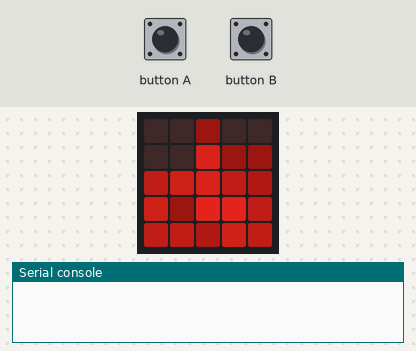
Simulated run of this program. Board: BBC micro:bit running MicroPython. Shown: the board's 5×5 LED display, the last lines printed to the serial console. Inputs (shaded band) come from the test bench. Dim RGB values are drawn brighter than linear; random numbers come from a fixed seed.

Above: at 1.2 s.
1.3 s: button A pressed for 0.15 s
At 1.96 s:
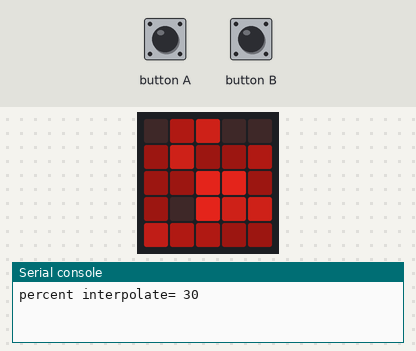
2.0 s: button B pressed for 0.15 s
At 2.27 s:
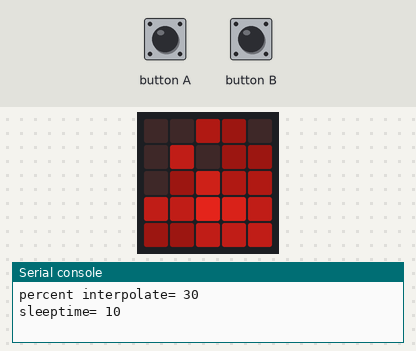
2.7 s: button A pressed for 1 s
At 3.18 s:
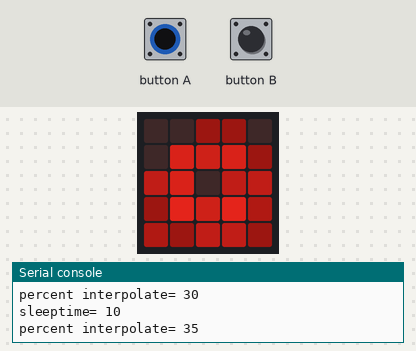
4.3 s: button B pressed for 1 s
At 4.71 s:
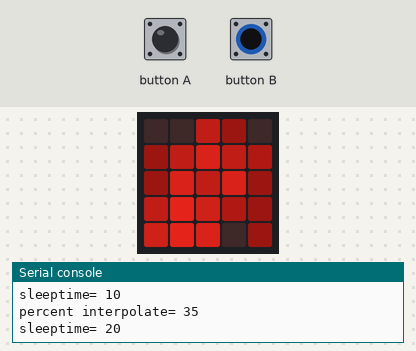
5.9 s: button B pressed for 0.15 s
At 6.22 s:
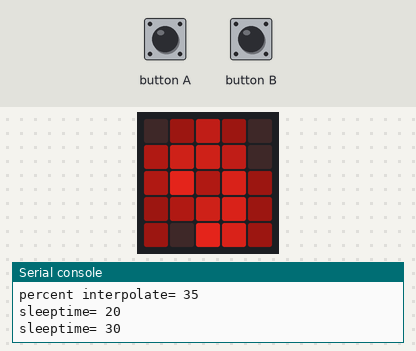
6.6 s: button B pressed for 3.2 s
At 7.6 s:
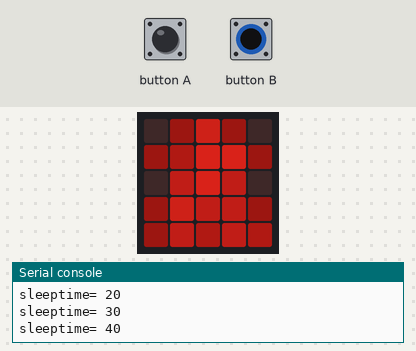

The program:

Flamme.py
```python
### Flame simulation on the Microbit.
### Author: M. Schafer 2016
# This program has been placed into the public domain.

import microbit, random

# User adjustable values for range of brightness in flames.
MIN_BRIGHTNESS = 1
MAX_BRIGHTNESS = 8


#  fixed for the Microbit
DISPLAY_WIDTH  = 5
DISPLAY_HEIGHT = 5

INVERT_DISPLAY = True # flame can be oriented in either direction

# MASK to create fire shape. multiplies values %
MASK = [[ 88, 100, 100, 100, 88 ],
        [ 60,  95, 100,  95, 60 ],
        [ 50,  88,  90,  88, 50 ],
        [ 33,  75,  88,  75, 33 ],
        [ 10,  33,  66,  33, 10 ]  ]

# Generate a new bottom row of random values for the flames
def generate_line(start=MIN_BRIGHTNESS, end=MAX_BRIGHTNESS):
    "start and end define range of dimmest to brightest 'flames'"
    return [start + random.randrange(end-start) for i in range(DISPLAY_WIDTH)]

# shift all values in the grid up one row
def shift_up(grid, newline):
    "Shift up lines in grid, add newline at bottom"
    for y in range(DISPLAY_HEIGHT-1, 0, -1):
        grid[y] = grid[y-1]
    # lowest line
    for x in range(DISPLAY_WIDTH):
        grid[0] = newline


# write a frame to the screen.
# Interpolate values based on percent
def interpolate_frame(screen, pcnt, grid, line):
    """ Interpolate new values by reading from grid and
         writing to the screen """
    # each row interpolates with the one before it
    for y in range(DISPLAY_HEIGHT-1, 0, -1):
        for x in range(DISPLAY_WIDTH):
            mask = MASK[y][x]
            newval = ((100-pcnt) * grid[y][x] + pcnt * grid[y-1][x] ) / 100.0
            newval = mask * newval / 100.0
            if INVERT_DISPLAY:
                screen.set_pixel(x, DISPLAY_HEIGHT-y-1, int(newval))
            else:
                screen.set_pixel(x, y, int(newval))
    # first row interpolates with the "next" line
    for x in range(DISPLAY_WIDTH):
        mask = MASK[y][x]
        newval = ((100-pcnt) * grid[0][x] + pcnt * line[x]) / 100.0
        newval = mask * newval / 100.0
        if INVERT_DISPLAY:
            screen.set_pixel(x, DISPLAY_HEIGHT-1, int(newval))
        else:
            screen.set_pixel(x, 0, int(newval))

## Setup

line = generate_line()
grid = [[0 for i in range(DISPLAY_WIDTH)] for i in range(DISPLAY_HEIGHT)]

SCREEN = microbit.display
percent = 0     # counter to see when to re-interpolate
sleeptime = 0   # delay between updates
percent_increment = 25  # how fast we interpolate fire


# loop forever
while True:
    if percent > 100:
        # move everything up a line, insert new bottom row
        line = generate_line()
        shift_up(grid, line)
        percent = 0

    # Check Buttons to see if changing
    # button_a = smoothness
    if microbit.button_a.was_pressed():
        percent_increment += 5
        if percent_increment > 50:
             percent_increment = 1
        print("percent interpolate=", percent_increment)
    # button_b = delay
    if microbit.button_b.was_pressed():
        sleeptime += 10
        if sleeptime > 100:
             sleeptime = 0
        print("sleeptime=", sleeptime)
    # draw frame and sleep
    interpolate_frame(SCREEN, percent, grid, line)
    microbit.sleep(sleeptime)
    # update main counters
    percent += percent_increment
```
